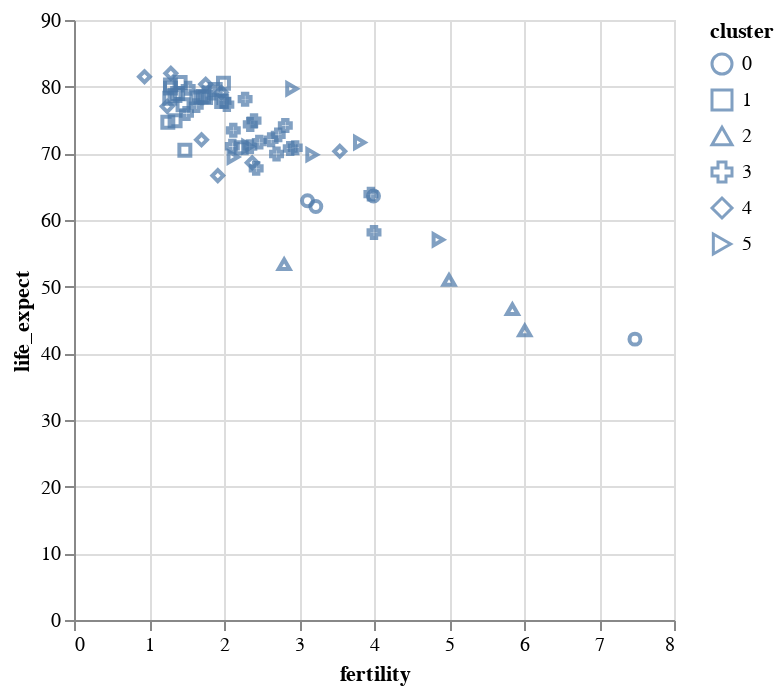

The notebook cell this image was saved under:
### Markdown cell above
## **Marks Other than Point**

We can apply the shape channel to point marks using `shape`.

### Code cell
alt.Chart(data_2000).mark_point(tooltip=True).encode(
    x = 'fertility:Q',
    y = 'life_expect:Q',
    shape = 'cluster:N',
)

### Figure 1 — Vega-Lite specification as saved in the notebook (floating-point values rounded to 4 significant figures)
{"config": {"view": {"continuousWidth": 300, "continuousHeight": 300}}, "data": {"name": "data-5bbc1a2d42e71c72ac9cf13ffaf6d268"}, "mark": {"type": "point", "tooltip": true}, "encoding": {"shape": {"field": "cluster", "type": "nominal"}, "x": {"field": "fertility", "type": "quantitative"}, "y": {"field": "life_expect", "type": "quantitative"}}, "$schema": "https://vega.github.io/schema/vega-lite/v5.20.1.json", "datasets": {"data-5bbc1a2d42e71c72ac9cf13ffaf6d268": [{"year": 2000, "country": "Afghanistan", "cluster": 0, "pop": 23898198, "life_expect": 42.13, "fertility": 7.479}, {"year": 2000, "country": "Argentina", "cluster": 3, "pop": 37497728, "life_expect": 74.34, "fertility": 2.35}, {"year": 2000, "country": "Aruba", "cluster": 3, "pop": 69539, "life_expect": 73.45, "fertility": 2.124}, {"year": 2000, "country": "Australia", "cluster": 4, "pop": 19164620, "life_expect": 80.37, "fertility": 1.756}, {"year": 2000, "country": "Austria", "cluster": 1, "pop": 8113413, "life_expect": 78.98, "fertility": 1.382}, {"year": 2000, "country": "Bahamas", "cluster": 3, "pop": 290075, "life_expect": 71.07, "fertility": 2.111}, {"year": 2000, "country": "Bangladesh", "cluster": 0, "pop": 130406594, "life_expect": 62.01, "fertility": 3.224}, {"year": 2000, "country": "Barbados", "cluster": 3, "pop": 273483, "life_expect": 75.97, "fertility": 1.5}, {"year": 2000, "country": "Belgium", "cluster": 1, "pop": 10263618, "life_expect": 78.32, "fertility": 1.638}, {"year": 2000, "country": "Bolivia", "cluster": 3, "pop": 8152620, "life_expect": 63.88, "fertility": 3.958}, {"year": 2000, "country": "Brazil", "cluster": 3, "pop": 175552771, "life_expect": 71.01, "fertility": 2.345}, {"year": 2000, "country": "Canada", "cluster": 3, "pop": 31278097, "life_expect": 79.77, "fertility": 1.522}, {"year": 2000, "country": "Chile", "cluster": 3, "pop": 15153450, "life_expect": 77.86, "fertility": 2.0}, {"year": 2000, "country": "China", "cluster": 4, "pop": 1262645000, "life_expect": 72.03, "fertility": 1.7}, {"year": 2000, "country": "Colombia", "cluster": 3, "pop": 39685655, "life_expect": 71.68, "fertility": 2.47}, {"year": 2000, "country": "Costa Rica", "cluster": 3, "pop": 3710558, "life_expect": 78.12, "fertility": 2.281}, {"year": 2000, "country": "Croatia", "cluster": 1, "pop": 4410830, "life_expect": 74.88, "fertility": 1.348}, {"year": 2000, "country": "Cuba", "cluster": 3, "pop": 11134273, "life_expect": 77.16, "fertility": 1.63}, {"year": 2000, "country": "Dominican Republic", "cluster": 3, "pop": 8385828, "life_expect": 70.85, "fertility": 2.95}, {"year": 2000, "country": "Ecuador", "cluster": 3, "pop": 12505204, "life_expect": 74.17, "fertility": 2.817}, {"year": 2000, "country": "Egypt", "cluster": 5, "pop": 70492342, "life_expect": 69.81, "fertility": 3.174}, {"year": 2000, "country": "El Salvador", "cluster": 3, "pop": 6122515, "life_expect": 70.73, "fertility": 2.883}, {"year": 2000, "country": "Finland", "cluster": 1, "pop": 5168595, "life_expect": 78.37, "fertility": 1.754}, {"year": 2000, "country": "France", "cluster": 1, "pop": 59381628, "life_expect": 79.59, "fertility": 1.883}, {"year": 2000, "country": "Georgia", "cluster": 1, "pop": 4777209, "life_expect": 70.48, "fertility": 1.478}, {"year": 2000, "country": "Germany", "cluster": 1, "pop": 82187909, "life_expect": 78.67, "fertility": 1.346}, {"year": 2000, "country": "Greece", "cluster": 1, "pop": 10559110, "life_expect": 78.26, "fertility": 1.277}, {"year": 2000, "country": "Grenada", "cluster": 3, "pop": 89312, "life_expect": 67.75, "fertility": 2.429}, {"year": 2000, "country": "Haiti", "cluster": 3, "pop": 7306302, "life_expect": 58.14, "fertility": 4.0}, {"year": 2000, "country": "Hong Kong", "cluster": 4, "pop": 6658720, "life_expect": 81.5, "fertility": 0.94}, {"year": 2000, "country": "Iceland", "cluster": 1, "pop": 281043, "life_expect": 80.5, "fertility": 1.993}, {"year": 2000, "country": "India", "cluster": 0, "pop": 1007702000, "life_expect": 62.88, "fertility": 3.113}, {"year": 2000, "country": "Indonesia", "cluster": 4, "pop": 206265000, "life_expect": 68.59, "fertility": 2.376}, {"year": 2000, "country": "Iran", "cluster": 5, "pop": 65660289, "life_expect": 69.45, "fertility": 2.124}, {"year": 2000, "country": "Iraq", "cluster": 5, "pop": 22675617, "life_expect": 57.05, "fertility": 4.858}, {"year": 2000, "country": "Ireland", "cluster": 1, "pop": 3791690, "life_expect": 77.78, "fertility": 1.969}, {"year": 2000, "country": "Israel", "cluster": 5, "pop": 5842454, "life_expect": 79.7, "fertility": 2.906}, {"year": 2000, "country": "Italy", "cluster": 1, "pop": 57719337, "life_expect": 80.24, "fertility": 1.286}, {"year": 2000, "country": "Jamaica", "cluster": 3, "pop": 2615467, "life_expect": 72.05, "fertility": 2.628}, {"year": 2000, "country": "Japan", "cluster": 4, "pop": 126699784, "life_expect": 82.0, "fertility": 1.291}, {"year": 2000, "country": "Kenya", "cluster": 2, "pop": 29985839, "life_expect": 50.99, "fertility": 5.0}, {"year": 2000, "country": "South Korea", "cluster": 4, "pop": 21647682, "life_expect": 66.66, "fertility": 1.917}, {"year": 2000, "country": "North Korea", "cluster": 4, "pop": 47351083, "life_expect": 77.05, "fertility": 1.242}, {"year": 2000, "country": "Lebanon", "cluster": 5, "pop": 3578036, "life_expect": 71.03, "fertility": 2.319}, {"year": 2000, "country": "Mexico", "cluster": 3, "pop": 99926620, "life_expect": 74.9, "fertility": 2.401}, {"year": 2000, "country": "Netherlands", "cluster": 1, "pop": 15907853, "life_expect": 78.53, "fertility": 1.726}, {"year": 2000, "country": "New Zealand", "cluster": 4, "pop": 3819762, "life_expect": 79.11, "fertility": 1.964}, {"year": 2000, "country": "Nigeria", "cluster": 2, "pop": 114306700, "life_expect": 46.61, "fertility": 5.845}, {"year": 2000, "country": "Norway", "cluster": 1, "pop": 4492400, "life_expect": 79.05, "fertility": 1.801}, {"year": 2000, "country": "Pakistan", "cluster": 0, "pop": 146342958, "life_expect": 63.61, "fertility": 3.994}, {"year": 2000, "country": "Peru", "cluster": 3, "pop": 25979722, "life_expect": 69.91, "fertility": 2.7}, {"year": 2000, "country": "Philippines", "cluster": 4, "pop": 79739825, "life_expect": 70.3, "fertility": 3.544}, {"year": 2000, "country": "Poland", "cluster": 1, "pop": 38654164, "life_expect": 74.67, "fertility": 1.251}, {"year": 2000, "country": "Portugal", "cluster": 1, "pop": 10335597, "life_expect": 77.29, "fertility": 1.454}, {"year": 2000, "country": "Rwanda", "cluster": 2, "pop": 7507056, "life_expect": 43.41, "fertility": 6.01}, {"year": 2000, "country": "Saudi Arabia", "cluster": 5, "pop": 23153090, "life_expect": 71.63, "fertility": 3.81}, {"year": 2000, "country": "South Africa", "cluster": 2, "pop": 44066197, "life_expect": 53.37, "fertility": 2.802}, {"year": 2000, "country": "Spain", "cluster": 1, "pop": 40016081, "life_expect": 79.78, "fertility": 1.287}, {"year": 2000, "country": "Switzerland", "cluster": 1, "pop": 7266920, "life_expect": 80.62, "fertility": 1.415}, {"year": 2000, "country": "Turkey", "cluster": 1, "pop": 65666677, "life_expect": 70.84, "fertility": 2.23}, {"year": 2000, "country": "United Kingdom", "cluster": 1, "pop": 59522468, "life_expect": 78.47, "fertility": 1.695}, {"year": 2000, "country": "United States", "cluster": 3, "pop": 282338631, "life_expect": 77.31, "fertility": 2.038}, {"year": 2000, "country": "Venezuela", "cluster": 3, "pop": 23542649, "life_expect": 72.77, "fertility": 2.723}]}}
